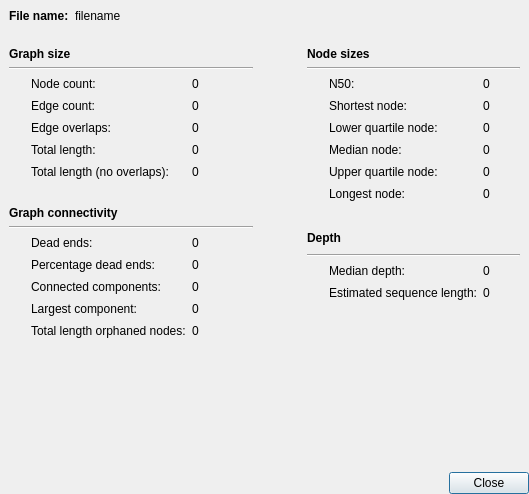
<?xml version="1.0" encoding="UTF-8"?>
<ui version="4.0">
 <class>GraphInfoDialog</class>
 <widget class="QDialog" name="GraphInfoDialog">
  <property name="geometry">
   <rect>
    <x>0</x>
    <y>0</y>
    <width>529</width>
    <height>494</height>
   </rect>
  </property>
  <property name="windowTitle">
   <string>Graph information</string>
  </property>
  <layout class="QGridLayout" name="gridLayout">
   <property name="leftMargin">
    <number>0</number>
   </property>
   <property name="topMargin">
    <number>0</number>
   </property>
   <property name="rightMargin">
    <number>0</number>
   </property>
   <property name="bottomMargin">
    <number>0</number>
   </property>
   <item row="0" column="0" colspan="2">
    <widget class="QWidget" name="widget_3" native="true">
     <layout class="QHBoxLayout" name="horizontalLayout">
      <item>
       <widget class="QLabel" name="label_20">
        <property name="sizePolicy">
         <sizepolicy hsizetype="Minimum" vsizetype="Preferred">
          <horstretch>0</horstretch>
          <verstretch>0</verstretch>
         </sizepolicy>
        </property>
        <property name="font">
         <font>
          <bold>true</bold>
         </font>
        </property>
        <property name="text">
         <string>File name:</string>
        </property>
        <property name="alignment">
         <set>Qt::AlignLeading|Qt::AlignLeft|Qt::AlignTop</set>
        </property>
       </widget>
      </item>
      <item>
       <widget class="QLabel" name="filenameLabel">
        <property name="sizePolicy">
         <sizepolicy hsizetype="Expanding" vsizetype="Preferred">
          <horstretch>0</horstretch>
          <verstretch>0</verstretch>
         </sizepolicy>
        </property>
        <property name="text">
         <string>filename</string>
        </property>
        <property name="wordWrap">
         <bool>true</bool>
        </property>
        <property name="textInteractionFlags">
         <set>Qt::LinksAccessibleByMouse|Qt::TextSelectableByKeyboard|Qt::TextSelectableByMouse</set>
        </property>
       </widget>
      </item>
     </layout>
    </widget>
   </item>
   <item row="2" column="0" colspan="2">
    <widget class="QDialogButtonBox" name="buttonBox">
     <property name="orientation">
      <enum>Qt::Horizontal</enum>
     </property>
     <property name="standardButtons">
      <set>QDialogButtonBox::Close</set>
     </property>
    </widget>
   </item>
   <item row="1" column="0">
    <widget class="QWidget" name="widget" native="true">
     <layout class="QGridLayout" name="gridLayout_2">
      <item row="3" column="2">
       <widget class="QLabel" name="edgeCountLabel">
        <property name="text">
         <string>0</string>
        </property>
        <property name="textInteractionFlags">
         <set>Qt::LinksAccessibleByMouse|Qt::TextSelectableByKeyboard|Qt::TextSelectableByMouse</set>
        </property>
       </widget>
      </item>
      <item row="0" column="0" colspan="3">
       <widget class="QLabel" name="label_13">
        <property name="font">
         <font>
          <bold>true</bold>
         </font>
        </property>
        <property name="text">
         <string>Graph size</string>
        </property>
       </widget>
      </item>
      <item row="6" column="2">
       <widget class="QLabel" name="totalLengthNoOverlapsLabel">
        <property name="text">
         <string>0</string>
        </property>
        <property name="textInteractionFlags">
         <set>Qt::LinksAccessibleByMouse|Qt::TextSelectableByKeyboard|Qt::TextSelectableByMouse</set>
        </property>
       </widget>
      </item>
      <item row="13" column="1">
       <widget class="QLabel" name="label_10">
        <property name="text">
         <string>Largest component:</string>
        </property>
       </widget>
      </item>
      <item row="2" column="2">
       <widget class="QLabel" name="nodeCountLabel">
        <property name="text">
         <string>0</string>
        </property>
        <property name="textInteractionFlags">
         <set>Qt::LinksAccessibleByMouse|Qt::TextSelectableByKeyboard|Qt::TextSelectableByMouse</set>
        </property>
       </widget>
      </item>
      <item row="2" column="1">
       <widget class="QLabel" name="label">
        <property name="text">
         <string>Node count:</string>
        </property>
       </widget>
      </item>
      <item row="12" column="0">
       <widget class="InfoTextWidget" name="connectedComponentsInfoText" native="true">
        <property name="sizePolicy">
         <sizepolicy hsizetype="Fixed" vsizetype="Fixed">
          <horstretch>0</horstretch>
          <verstretch>0</verstretch>
         </sizepolicy>
        </property>
        <property name="minimumSize">
         <size>
          <width>16</width>
          <height>16</height>
         </size>
        </property>
        <property name="maximumSize">
         <size>
          <width>16</width>
          <height>16</height>
         </size>
        </property>
        <property name="toolTip">
         <string>&lt;html&gt;&lt;head/&gt;&lt;body&gt;&lt;p&gt;The number of separate connected components in the graph. A connected component is a subgraph which is connected by edges to other nodes in the subgraph but disconnected from the rest of the graph.  &lt;/p&gt;&lt;/body&gt;&lt;/html&gt;</string>
        </property>
       </widget>
      </item>
      <item row="11" column="2">
       <widget class="QLabel" name="percentageDeadEndsLabel">
        <property name="text">
         <string>0</string>
        </property>
        <property name="textInteractionFlags">
         <set>Qt::LinksAccessibleByMouse|Qt::TextSelectableByKeyboard|Qt::TextSelectableByMouse</set>
        </property>
       </widget>
      </item>
      <item row="15" column="1" colspan="2">
       <spacer name="verticalSpacer_5">
        <property name="orientation">
         <enum>Qt::Vertical</enum>
        </property>
        <property name="sizeHint" stdset="0">
         <size>
          <width>20</width>
          <height>40</height>
         </size>
        </property>
       </spacer>
      </item>
      <item row="5" column="0">
       <widget class="InfoTextWidget" name="totalLengthInfoText" native="true">
        <property name="sizePolicy">
         <sizepolicy hsizetype="Fixed" vsizetype="Fixed">
          <horstretch>0</horstretch>
          <verstretch>0</verstretch>
         </sizepolicy>
        </property>
        <property name="minimumSize">
         <size>
          <width>16</width>
          <height>16</height>
         </size>
        </property>
        <property name="maximumSize">
         <size>
          <width>16</width>
          <height>16</height>
         </size>
        </property>
        <property name="toolTip">
         <string>&lt;html&gt;&lt;head/&gt;&lt;body&gt;&lt;p&gt;The total length of all sequences in positive nodes.&lt;br/&gt;&lt;br/&gt;This value is a simple sum of node sequence lengths and does not take node overlaps into account. &lt;/p&gt;&lt;/body&gt;&lt;/html&gt;</string>
        </property>
       </widget>
      </item>
      <item row="10" column="2">
       <widget class="QLabel" name="deadEndsLabel">
        <property name="text">
         <string>0</string>
        </property>
        <property name="textInteractionFlags">
         <set>Qt::LinksAccessibleByMouse|Qt::TextSelectableByKeyboard|Qt::TextSelectableByMouse</set>
        </property>
       </widget>
      </item>
      <item row="3" column="1">
       <widget class="QLabel" name="label_2">
        <property name="text">
         <string>Edge count:</string>
        </property>
       </widget>
      </item>
      <item row="5" column="1">
       <widget class="QLabel" name="label_3">
        <property name="text">
         <string>Total length:</string>
        </property>
       </widget>
      </item>
      <item row="13" column="2">
       <widget class="QLabel" name="largestComponentLabel">
        <property name="text">
         <string>0</string>
        </property>
        <property name="textInteractionFlags">
         <set>Qt::LinksAccessibleByMouse|Qt::TextSelectableByKeyboard|Qt::TextSelectableByMouse</set>
        </property>
       </widget>
      </item>
      <item row="13" column="0">
       <widget class="InfoTextWidget" name="largestComponentInfoText" native="true">
        <property name="sizePolicy">
         <sizepolicy hsizetype="Fixed" vsizetype="Fixed">
          <horstretch>0</horstretch>
          <verstretch>0</verstretch>
         </sizepolicy>
        </property>
        <property name="minimumSize">
         <size>
          <width>16</width>
          <height>16</height>
         </size>
        </property>
        <property name="maximumSize">
         <size>
          <width>16</width>
          <height>16</height>
         </size>
        </property>
        <property name="toolTip">
         <string>&lt;html&gt;&lt;head/&gt;&lt;body&gt;&lt;p&gt;The total length of nodes in the largest connected component in the graph (and the proportion of the total length in this component).  &lt;/p&gt;&lt;/body&gt;&lt;/html&gt;</string>
        </property>
       </widget>
      </item>
      <item row="9" column="0" colspan="3">
       <widget class="Line" name="line_2">
        <property name="orientation">
         <enum>Qt::Horizontal</enum>
        </property>
       </widget>
      </item>
      <item row="10" column="1">
       <widget class="QLabel" name="label_7">
        <property name="text">
         <string>Dead ends:</string>
        </property>
       </widget>
      </item>
      <item row="12" column="1">
       <widget class="QLabel" name="label_9">
        <property name="text">
         <string>Connected components:</string>
        </property>
       </widget>
      </item>
      <item row="3" column="0">
       <widget class="InfoTextWidget" name="edgeCountInfoText" native="true">
        <property name="sizePolicy">
         <sizepolicy hsizetype="Fixed" vsizetype="Fixed">
          <horstretch>0</horstretch>
          <verstretch>0</verstretch>
         </sizepolicy>
        </property>
        <property name="minimumSize">
         <size>
          <width>16</width>
          <height>16</height>
         </size>
        </property>
        <property name="maximumSize">
         <size>
          <width>16</width>
          <height>16</height>
         </size>
        </property>
        <property name="toolTip">
         <string>&lt;html&gt;&lt;head/&gt;&lt;body&gt;&lt;p&gt;he number of positive edges in the graph.&lt;br/&gt;&lt;br/&gt;Since only positive edges are counted, each complementary edge pair counts as one.  &lt;/p&gt;&lt;/body&gt;&lt;/html&gt;</string>
        </property>
       </widget>
      </item>
      <item row="11" column="0">
       <widget class="InfoTextWidget" name="percentageDeadEndsInfoText" native="true">
        <property name="sizePolicy">
         <sizepolicy hsizetype="Fixed" vsizetype="Fixed">
          <horstretch>0</horstretch>
          <verstretch>0</verstretch>
         </sizepolicy>
        </property>
        <property name="minimumSize">
         <size>
          <width>16</width>
          <height>16</height>
         </size>
        </property>
        <property name="maximumSize">
         <size>
          <width>16</width>
          <height>16</height>
         </size>
        </property>
        <property name="toolTip">
         <string>&lt;html&gt;&lt;head/&gt;&lt;body&gt;&lt;p&gt;The fraction of possible dead ends in the graph.&lt;br/&gt;&lt;br/&gt;This value is equal to 'Dead ends' divided by twice the node count. It ranges from 0% (in a graph where all nodes have connected edges on both ends) to 100% (in a graph without any edges). &lt;/p&gt;&lt;/body&gt;&lt;/html&gt;</string>
        </property>
       </widget>
      </item>
      <item row="12" column="2">
       <widget class="QLabel" name="connectedComponentsLabel">
        <property name="text">
         <string>0</string>
        </property>
        <property name="textInteractionFlags">
         <set>Qt::LinksAccessibleByMouse|Qt::TextSelectableByKeyboard|Qt::TextSelectableByMouse</set>
        </property>
       </widget>
      </item>
      <item row="6" column="1">
       <widget class="QLabel" name="label_30">
        <property name="text">
         <string>Total length (no overlaps):</string>
        </property>
       </widget>
      </item>
      <item row="7" column="1" colspan="2">
       <spacer name="verticalSpacer_2">
        <property name="orientation">
         <enum>Qt::Vertical</enum>
        </property>
        <property name="sizeType">
         <enum>QSizePolicy::Fixed</enum>
        </property>
        <property name="sizeHint" stdset="0">
         <size>
          <width>20</width>
          <height>20</height>
         </size>
        </property>
       </spacer>
      </item>
      <item row="10" column="0">
       <widget class="InfoTextWidget" name="deadEndsInfoText" native="true">
        <property name="sizePolicy">
         <sizepolicy hsizetype="Fixed" vsizetype="Fixed">
          <horstretch>0</horstretch>
          <verstretch>0</verstretch>
         </sizepolicy>
        </property>
        <property name="minimumSize">
         <size>
          <width>16</width>
          <height>16</height>
         </size>
        </property>
        <property name="maximumSize">
         <size>
          <width>16</width>
          <height>16</height>
         </size>
        </property>
        <property name="toolTip">
         <string>&lt;html&gt;&lt;head/&gt;&lt;body&gt;&lt;p&gt;The number of dead ends (node ends without any connected edges) in all positive nodes.&lt;br/&gt;&lt;br/&gt;This value will range from 0 (in a graph where all nodes have connected edges on both ends) to two times the node count (in a graph without any edges).  &lt;/p&gt;&lt;/body&gt;&lt;/html&gt;</string>
        </property>
       </widget>
      </item>
      <item row="6" column="0">
       <widget class="InfoTextWidget" name="totalLengthNoOverlapsInfoText" native="true">
        <property name="sizePolicy">
         <sizepolicy hsizetype="Fixed" vsizetype="Fixed">
          <horstretch>0</horstretch>
          <verstretch>0</verstretch>
         </sizepolicy>
        </property>
        <property name="minimumSize">
         <size>
          <width>16</width>
          <height>16</height>
         </size>
        </property>
        <property name="maximumSize">
         <size>
          <width>16</width>
          <height>16</height>
         </size>
        </property>
        <property name="toolTip">
         <string>&lt;html&gt;&lt;head/&gt;&lt;body&gt;&lt;p&gt;The total length of all sequences in positive nodes, with the edge overlaps removed.&lt;br/&gt;&lt;br/&gt;This value is the above 'Total length' minus the total overlaps in positive edges. If the edges in the graph do not contain overlaps, then this value will be the same as 'Total length'.  &lt;/p&gt;&lt;/body&gt;&lt;/html&gt;</string>
        </property>
       </widget>
      </item>
      <item row="5" column="2">
       <widget class="QLabel" name="totalLengthLabel">
        <property name="text">
         <string>0</string>
        </property>
        <property name="textInteractionFlags">
         <set>Qt::LinksAccessibleByMouse|Qt::TextSelectableByKeyboard|Qt::TextSelectableByMouse</set>
        </property>
       </widget>
      </item>
      <item row="8" column="0" colspan="3">
       <widget class="QLabel" name="label_14">
        <property name="font">
         <font>
          <bold>true</bold>
         </font>
        </property>
        <property name="text">
         <string>Graph connectivity</string>
        </property>
       </widget>
      </item>
      <item row="11" column="1">
       <widget class="QLabel" name="label_8">
        <property name="text">
         <string>Percentage dead ends:</string>
        </property>
       </widget>
      </item>
      <item row="1" column="0" colspan="3">
       <widget class="Line" name="line">
        <property name="orientation">
         <enum>Qt::Horizontal</enum>
        </property>
       </widget>
      </item>
      <item row="2" column="0">
       <widget class="InfoTextWidget" name="nodeCountInfoText" native="true">
        <property name="sizePolicy">
         <sizepolicy hsizetype="Fixed" vsizetype="Fixed">
          <horstretch>0</horstretch>
          <verstretch>0</verstretch>
         </sizepolicy>
        </property>
        <property name="minimumSize">
         <size>
          <width>16</width>
          <height>16</height>
         </size>
        </property>
        <property name="maximumSize">
         <size>
          <width>16</width>
          <height>16</height>
         </size>
        </property>
        <property name="toolTip">
         <string>&lt;html&gt;&lt;head/&gt;&lt;body&gt;&lt;p&gt;The number of positive nodes in the graph.&lt;br/&gt;&lt;br/&gt;Since only positive nodes are counted, each complementary node pair counts as one.  &lt;/p&gt;&lt;/body&gt;&lt;/html&gt;</string>
        </property>
       </widget>
      </item>
      <item row="4" column="2">
       <widget class="QLabel" name="edgeOverlapRangeLabel">
        <property name="text">
         <string>0</string>
        </property>
        <property name="textInteractionFlags">
         <set>Qt::LinksAccessibleByMouse|Qt::TextSelectableByKeyboard|Qt::TextSelectableByMouse</set>
        </property>
       </widget>
      </item>
      <item row="4" column="0">
       <widget class="InfoTextWidget" name="edgeOverlapRangeInfoText" native="true">
        <property name="sizePolicy">
         <sizepolicy hsizetype="Fixed" vsizetype="Fixed">
          <horstretch>0</horstretch>
          <verstretch>0</verstretch>
         </sizepolicy>
        </property>
        <property name="minimumSize">
         <size>
          <width>16</width>
          <height>16</height>
         </size>
        </property>
        <property name="maximumSize">
         <size>
          <width>16</width>
          <height>16</height>
         </size>
        </property>
        <property name="toolTip">
         <string>&lt;html&gt;&lt;head/&gt;&lt;body&gt;&lt;p&gt;The sequence overlap size for edges in the graph&lt;br/&gt;&lt;br/&gt;For most graphs, this will either be zero or a single value, but it is also possible for a graph to have edges with different overlaps, in which case this will show the range. &lt;/p&gt;&lt;/body&gt;&lt;/html&gt;</string>
        </property>
       </widget>
      </item>
      <item row="4" column="1">
       <widget class="QLabel" name="label_4">
        <property name="text">
         <string>Edge overlaps:</string>
        </property>
       </widget>
      </item>
      <item row="14" column="1">
       <widget class="QLabel" name="label_21">
        <property name="text">
         <string>Total length orphaned nodes:</string>
        </property>
       </widget>
      </item>
      <item row="14" column="2">
       <widget class="QLabel" name="orphanedLengthLabel">
        <property name="text">
         <string>0</string>
        </property>
        <property name="textInteractionFlags">
         <set>Qt::LinksAccessibleByMouse|Qt::TextSelectableByKeyboard|Qt::TextSelectableByMouse</set>
        </property>
       </widget>
      </item>
      <item row="14" column="0">
       <widget class="InfoTextWidget" name="orphanedLengthInfoText" native="true">
        <property name="enabled">
         <bool>true</bool>
        </property>
        <property name="sizePolicy">
         <sizepolicy hsizetype="Fixed" vsizetype="Fixed">
          <horstretch>0</horstretch>
          <verstretch>0</verstretch>
         </sizepolicy>
        </property>
        <property name="minimumSize">
         <size>
          <width>16</width>
          <height>16</height>
         </size>
        </property>
        <property name="maximumSize">
         <size>
          <width>16</width>
          <height>16</height>
         </size>
        </property>
        <property name="toolTip">
         <string>&lt;html&gt;&lt;head/&gt;&lt;body&gt;&lt;p&gt;The total length of all nodes which have no edges, i.e. a dead end on both sides (and the proportion of the total length in orphaned nodes).  &lt;/p&gt;&lt;/body&gt;&lt;/html&gt;</string>
        </property>
       </widget>
      </item>
     </layout>
    </widget>
   </item>
   <item row="1" column="1">
    <widget class="QWidget" name="widget_2" native="true">
     <layout class="QGridLayout" name="gridLayout_3">
      <item row="6" column="3">
       <widget class="QLabel" name="upperQuartileNodeLabel">
        <property name="text">
         <string>0</string>
        </property>
        <property name="textInteractionFlags">
         <set>Qt::LinksAccessibleByMouse|Qt::TextSelectableByKeyboard|Qt::TextSelectableByMouse</set>
        </property>
       </widget>
      </item>
      <item row="2" column="2">
       <widget class="QLabel" name="label_11">
        <property name="text">
         <string>N50:</string>
        </property>
       </widget>
      </item>
      <item row="8" column="2" colspan="2">
       <spacer name="verticalSpacer_3">
        <property name="orientation">
         <enum>Qt::Vertical</enum>
        </property>
        <property name="sizeType">
         <enum>QSizePolicy::Fixed</enum>
        </property>
        <property name="sizeHint" stdset="0">
         <size>
          <width>20</width>
          <height>20</height>
         </size>
        </property>
       </spacer>
      </item>
      <item row="11" column="3">
       <widget class="QLabel" name="medianDepthLabel">
        <property name="text">
         <string>0</string>
        </property>
        <property name="textInteractionFlags">
         <set>Qt::LinksAccessibleByMouse|Qt::TextSelectableByKeyboard|Qt::TextSelectableByMouse</set>
        </property>
       </widget>
      </item>
      <item row="6" column="2">
       <widget class="QLabel" name="label_18">
        <property name="text">
         <string>Upper quartile node:</string>
        </property>
       </widget>
      </item>
      <item row="5" column="3">
       <widget class="QLabel" name="medianNodeLabel">
        <property name="text">
         <string>0</string>
        </property>
        <property name="textInteractionFlags">
         <set>Qt::LinksAccessibleByMouse|Qt::TextSelectableByKeyboard|Qt::TextSelectableByMouse</set>
        </property>
       </widget>
      </item>
      <item row="4" column="2">
       <widget class="QLabel" name="label_16">
        <property name="text">
         <string>Lower quartile node:</string>
        </property>
       </widget>
      </item>
      <item row="2" column="3">
       <widget class="QLabel" name="n50Label">
        <property name="text">
         <string>0</string>
        </property>
        <property name="textInteractionFlags">
         <set>Qt::LinksAccessibleByMouse|Qt::TextSelectableByKeyboard|Qt::TextSelectableByMouse</set>
        </property>
       </widget>
      </item>
      <item row="13" column="2">
       <spacer name="verticalSpacer_6">
        <property name="orientation">
         <enum>Qt::Vertical</enum>
        </property>
        <property name="sizeHint" stdset="0">
         <size>
          <width>20</width>
          <height>40</height>
         </size>
        </property>
       </spacer>
      </item>
      <item row="2" column="1">
       <widget class="InfoTextWidget" name="n50InfoText" native="true">
        <property name="sizePolicy">
         <sizepolicy hsizetype="Fixed" vsizetype="Fixed">
          <horstretch>0</horstretch>
          <verstretch>0</verstretch>
         </sizepolicy>
        </property>
        <property name="minimumSize">
         <size>
          <width>16</width>
          <height>16</height>
         </size>
        </property>
        <property name="maximumSize">
         <size>
          <width>16</width>
          <height>16</height>
         </size>
        </property>
        <property name="toolTip">
         <string>&lt;html&gt;&lt;head/&gt;&lt;body&gt;&lt;p&gt;The N50 node length.&lt;br/&gt;&lt;br/&gt;The sum of lengths for nodes this size and larger is at least 50% of the total length. &lt;/p&gt;&lt;/body&gt;&lt;/html&gt;</string>
        </property>
       </widget>
      </item>
      <item row="3" column="1">
       <widget class="InfoTextWidget" name="shortestNodeInfoText" native="true">
        <property name="sizePolicy">
         <sizepolicy hsizetype="Fixed" vsizetype="Fixed">
          <horstretch>0</horstretch>
          <verstretch>0</verstretch>
         </sizepolicy>
        </property>
        <property name="minimumSize">
         <size>
          <width>16</width>
          <height>16</height>
         </size>
        </property>
        <property name="maximumSize">
         <size>
          <width>16</width>
          <height>16</height>
         </size>
        </property>
        <property name="toolTip">
         <string>The length of the shortest node in the graph.</string>
        </property>
       </widget>
      </item>
      <item row="4" column="1">
       <widget class="InfoTextWidget" name="lowerQuartileNodeInfoText" native="true">
        <property name="sizePolicy">
         <sizepolicy hsizetype="Fixed" vsizetype="Fixed">
          <horstretch>0</horstretch>
          <verstretch>0</verstretch>
         </sizepolicy>
        </property>
        <property name="minimumSize">
         <size>
          <width>16</width>
          <height>16</height>
         </size>
        </property>
        <property name="maximumSize">
         <size>
          <width>16</width>
          <height>16</height>
         </size>
        </property>
        <property name="toolTip">
         <string>&lt;html&gt;&lt;head/&gt;&lt;body&gt;&lt;p&gt;The first quartile node length in the graph.&lt;br/&gt;&lt;br/&gt;One quarter of the nodes are shorter than this length and three quarters are longer.  &lt;/p&gt;&lt;/body&gt;&lt;/html&gt;</string>
        </property>
       </widget>
      </item>
      <item row="5" column="1">
       <widget class="InfoTextWidget" name="medianNodeInfoText" native="true">
        <property name="sizePolicy">
         <sizepolicy hsizetype="Fixed" vsizetype="Fixed">
          <horstretch>0</horstretch>
          <verstretch>0</verstretch>
         </sizepolicy>
        </property>
        <property name="minimumSize">
         <size>
          <width>16</width>
          <height>16</height>
         </size>
        </property>
        <property name="maximumSize">
         <size>
          <width>16</width>
          <height>16</height>
         </size>
        </property>
        <property name="toolTip">
         <string>&lt;html&gt;&lt;head/&gt;&lt;body&gt;&lt;p&gt;The median node length in the graph.&lt;br/&gt;&lt;br/&gt;Half of the nodes are shorter than this length and half are longer.  &lt;/p&gt;&lt;/body&gt;&lt;/html&gt;</string>
        </property>
       </widget>
      </item>
      <item row="6" column="1">
       <widget class="InfoTextWidget" name="upperQuartileNodeInfoText" native="true">
        <property name="sizePolicy">
         <sizepolicy hsizetype="Fixed" vsizetype="Fixed">
          <horstretch>0</horstretch>
          <verstretch>0</verstretch>
         </sizepolicy>
        </property>
        <property name="minimumSize">
         <size>
          <width>16</width>
          <height>16</height>
         </size>
        </property>
        <property name="maximumSize">
         <size>
          <width>16</width>
          <height>16</height>
         </size>
        </property>
        <property name="toolTip">
         <string>&lt;html&gt;&lt;head/&gt;&lt;body&gt;&lt;p&gt;The third quartile node length in the graph.&lt;br/&gt;&lt;br/&gt;Three quarters of the nodes are shorter than this length and one quarter are longer. &lt;/p&gt;&lt;/body&gt;&lt;/html&gt;</string>
        </property>
       </widget>
      </item>
      <item row="7" column="1">
       <widget class="InfoTextWidget" name="longestNodeInfoText" native="true">
        <property name="sizePolicy">
         <sizepolicy hsizetype="Fixed" vsizetype="Fixed">
          <horstretch>0</horstretch>
          <verstretch>0</verstretch>
         </sizepolicy>
        </property>
        <property name="minimumSize">
         <size>
          <width>16</width>
          <height>16</height>
         </size>
        </property>
        <property name="maximumSize">
         <size>
          <width>16</width>
          <height>16</height>
         </size>
        </property>
        <property name="toolTip">
         <string>The length of the longest node in the graph.</string>
        </property>
       </widget>
      </item>
      <item row="10" column="1" colspan="3">
       <widget class="Line" name="line_4">
        <property name="orientation">
         <enum>Qt::Horizontal</enum>
        </property>
       </widget>
      </item>
      <item row="11" column="1">
       <widget class="InfoTextWidget" name="medianDepthInfoText" native="true">
        <property name="sizePolicy">
         <sizepolicy hsizetype="Fixed" vsizetype="Fixed">
          <horstretch>0</horstretch>
          <verstretch>0</verstretch>
         </sizepolicy>
        </property>
        <property name="minimumSize">
         <size>
          <width>16</width>
          <height>16</height>
         </size>
        </property>
        <property name="maximumSize">
         <size>
          <width>16</width>
          <height>16</height>
         </size>
        </property>
        <property name="toolTip">
         <string>&lt;html&gt;&lt;head/&gt;&lt;body&gt;&lt;p&gt;The median depth of the graph nodes, by base.&lt;br/&gt;&lt;br/&gt;For most assemblies (assuming the majority of sequences are not repeats) this value will indicate the approximate depth of nodes for sequences that occur once.&lt;br/&gt;&lt;br/&gt;E.g. if this value is 14.5x, then:&lt;/p&gt;&lt;ul style=&quot;margin-top: 0px; margin-bottom: 0px; margin-left: 0px; margin-right: 0px; -qt-list-indent: 1;&quot;&gt;&lt;li style=&quot; margin-top:12px; margin-bottom:0px; margin-left:0px; margin-right:0px; -qt-block-indent:0; text-indent:0px;&quot;&gt;a node with depth 14.2x probably represents a sequence which occurs once &lt;/li&gt;&lt;li style=&quot; margin-top:0px; margin-bottom:0px; margin-left:0px; margin-right:0px; -qt-block-indent:0; text-indent:0px;&quot;&gt;a node with depth 29.3x probably represents a sequence which occurs twice &lt;/li&gt;&lt;li style=&quot; margin-top:0px; margin-bottom:0px; margin-left:0px; margin-right:0px; -qt-block-indent:0; text-indent:0px;&quot;&gt;a node with depth 43.4x probably represents a sequence which occurs twice &lt;/li&gt;&lt;li style=&quot; margin-top:0px; margin-bottom:12px; margin-left:0px; margin-right:0px; -qt-block-indent:0; text-indent:0px;&quot;&gt;etc. &lt;/li&gt;&lt;/ul&gt;&lt;/body&gt;&lt;/html&gt;</string>
        </property>
       </widget>
      </item>
      <item row="12" column="1">
       <widget class="InfoTextWidget" name="estimatedSequenceLengthInfoText" native="true">
        <property name="sizePolicy">
         <sizepolicy hsizetype="Fixed" vsizetype="Fixed">
          <horstretch>0</horstretch>
          <verstretch>0</verstretch>
         </sizepolicy>
        </property>
        <property name="minimumSize">
         <size>
          <width>16</width>
          <height>16</height>
         </size>
        </property>
        <property name="maximumSize">
         <size>
          <width>16</width>
          <height>16</height>
         </size>
        </property>
        <property name="toolTip">
         <string>&lt;html&gt;&lt;head/&gt;&lt;body&gt;&lt;p&gt;An estimate of the underlying sequence length, accounting for repeated sequences.&lt;br/&gt;&lt;br/&gt;Repeated sequences can result in the graph's total length being less than the total length of the underlying sequence. This is because a sequence which occurs multiple times may assemble into a single node.&lt;br/&gt;&lt;br/&gt;To account for this, Bandage estimates sequence length by using median depth to assign a copy number count to each node. The node lengths are then multipled by this copy number and totalled (with any overlap sequences removed). &lt;br/&gt;&lt;br/&gt;Note that this value represents an estimate of the number of base pairs per cell. So if a bacterial cell contained 20 copies of a 10 kb plasmid, then that plasmid would contribute 200 kb to this value. &lt;/p&gt;&lt;/body&gt;&lt;/html&gt;</string>
        </property>
       </widget>
      </item>
      <item row="1" column="1" colspan="3">
       <widget class="Line" name="line_3">
        <property name="orientation">
         <enum>Qt::Horizontal</enum>
        </property>
       </widget>
      </item>
      <item row="9" column="1" colspan="2">
       <widget class="QLabel" name="label_32">
        <property name="font">
         <font>
          <bold>true</bold>
         </font>
        </property>
        <property name="text">
         <string>Depth</string>
        </property>
       </widget>
      </item>
      <item row="0" column="1" colspan="2">
       <widget class="QLabel" name="label_15">
        <property name="font">
         <font>
          <bold>true</bold>
         </font>
        </property>
        <property name="text">
         <string>Node sizes</string>
        </property>
       </widget>
      </item>
      <item row="12" column="3">
       <widget class="QLabel" name="estimatedSequenceLengthLabel">
        <property name="text">
         <string>0</string>
        </property>
        <property name="textInteractionFlags">
         <set>Qt::LinksAccessibleByMouse|Qt::TextSelectableByKeyboard|Qt::TextSelectableByMouse</set>
        </property>
       </widget>
      </item>
      <item row="12" column="2">
       <widget class="QLabel" name="label_34">
        <property name="text">
         <string>Estimated sequence length:</string>
        </property>
       </widget>
      </item>
      <item row="4" column="3">
       <widget class="QLabel" name="lowerQuartileNodeLabel">
        <property name="text">
         <string>0</string>
        </property>
        <property name="textInteractionFlags">
         <set>Qt::LinksAccessibleByMouse|Qt::TextSelectableByKeyboard|Qt::TextSelectableByMouse</set>
        </property>
       </widget>
      </item>
      <item row="7" column="3">
       <widget class="QLabel" name="longestNodeLabel">
        <property name="text">
         <string>0</string>
        </property>
        <property name="textInteractionFlags">
         <set>Qt::LinksAccessibleByMouse|Qt::TextSelectableByKeyboard|Qt::TextSelectableByMouse</set>
        </property>
       </widget>
      </item>
      <item row="5" column="2">
       <widget class="QLabel" name="label_17">
        <property name="text">
         <string>Median node:</string>
        </property>
       </widget>
      </item>
      <item row="3" column="3">
       <widget class="QLabel" name="shortestNodeLabel">
        <property name="text">
         <string>0</string>
        </property>
        <property name="textInteractionFlags">
         <set>Qt::LinksAccessibleByMouse|Qt::TextSelectableByKeyboard|Qt::TextSelectableByMouse</set>
        </property>
       </widget>
      </item>
      <item row="7" column="2">
       <widget class="QLabel" name="label_19">
        <property name="text">
         <string>Longest node:</string>
        </property>
       </widget>
      </item>
      <item row="11" column="2">
       <widget class="QLabel" name="label_33">
        <property name="text">
         <string>Median depth:</string>
        </property>
       </widget>
      </item>
      <item row="3" column="2">
       <widget class="QLabel" name="label_12">
        <property name="text">
         <string>Shortest node:</string>
        </property>
       </widget>
      </item>
      <item row="9" column="0">
       <spacer name="horizontalSpacer_5">
        <property name="orientation">
         <enum>Qt::Horizontal</enum>
        </property>
        <property name="sizeType">
         <enum>QSizePolicy::Fixed</enum>
        </property>
        <property name="sizeHint" stdset="0">
         <size>
          <width>30</width>
          <height>20</height>
         </size>
        </property>
       </spacer>
      </item>
     </layout>
    </widget>
   </item>
  </layout>
 </widget>
 <customwidgets>
  <customwidget>
   <class>InfoTextWidget</class>
   <extends>QWidget</extends>
   <header>infotextwidget.h</header>
   <container>1</container>
  </customwidget>
 </customwidgets>
 <resources/>
 <connections>
  <connection>
   <sender>buttonBox</sender>
   <signal>accepted()</signal>
   <receiver>GraphInfoDialog</receiver>
   <slot>accept()</slot>
   <hints>
    <hint type="sourcelabel">
     <x>248</x>
     <y>254</y>
    </hint>
    <hint type="destinationlabel">
     <x>157</x>
     <y>274</y>
    </hint>
   </hints>
  </connection>
  <connection>
   <sender>buttonBox</sender>
   <signal>rejected()</signal>
   <receiver>GraphInfoDialog</receiver>
   <slot>reject()</slot>
   <hints>
    <hint type="sourcelabel">
     <x>316</x>
     <y>260</y>
    </hint>
    <hint type="destinationlabel">
     <x>286</x>
     <y>274</y>
    </hint>
   </hints>
  </connection>
 </connections>
</ui>
